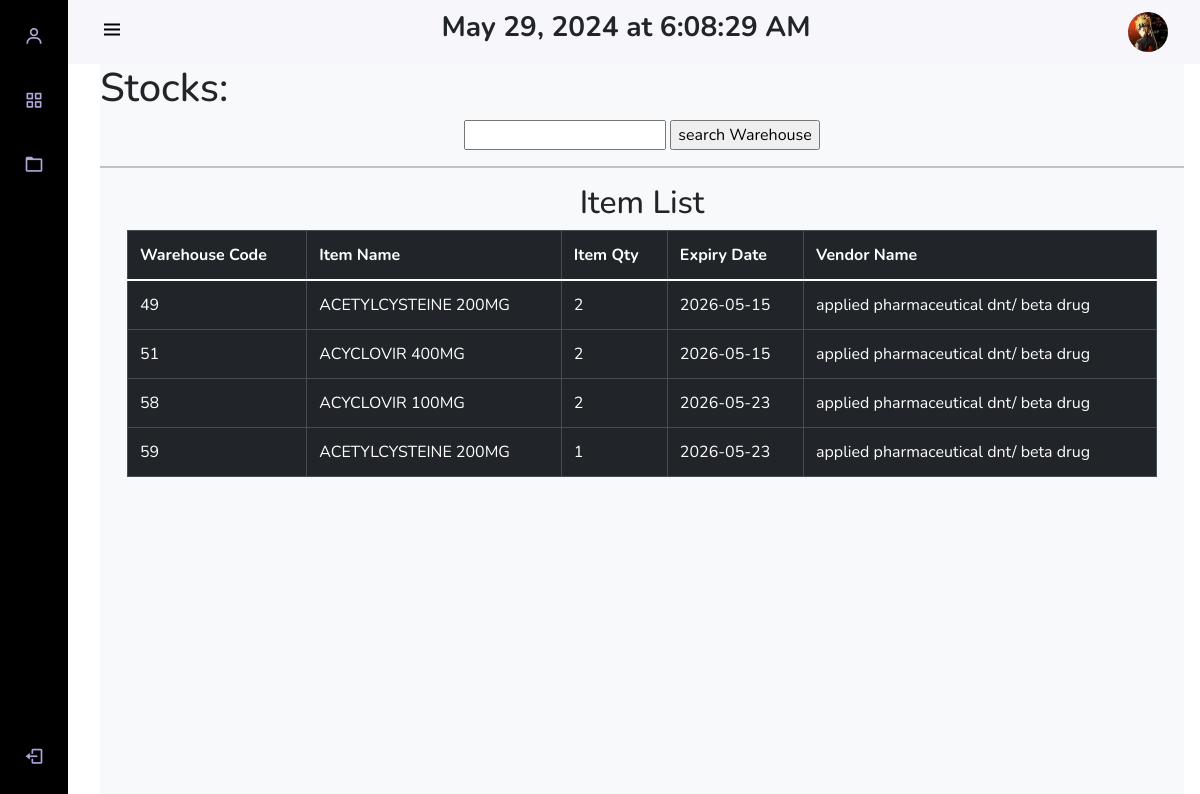
/pages/user/user_rdu_view_stock.php (signed in), run on the app's committed database.
### tables this page shows
CREATE TABLE `accounts` (
  `id` int(11) NOT NULL,
  `username` varchar(50) NOT NULL,
  `password` varchar(256) DEFAULT NULL,
  `email` varchar(100) NOT NULL,
  `role_as` int(11) NOT NULL,
  `picture` varchar(255) DEFAULT NULL
);

CREATE TABLE `warehouse` (
  `warehouse_code` int(11) NOT NULL,
  `item_name` varchar(50) NOT NULL,
  `item_qty` int(11) NOT NULL,
  `expiry_date` date NOT NULL,
  `vendor_name` varchar(255) NOT NULL
);

### pages/user/user_rdu_view_stock.php (the view, shortened to what this page needs)
<?php
include '../../database/config.php';
?>
<!DOCTYPE html>
<html lang="en">
<head>
    <?php include "user_ham.php";?>
    <div class="height-100 bg-light">
<h1>Stocks:</h1>
<center>
<form method='GET' action='user_search_item.php'>
    <input type='text' name='search'>
    <input type='submit' name='submit' value='search Warehouse'>
</form>
</center>
<hr />
  <div class='container'>
            <div class='row'>
<?php
$data= "SELECT * FROM warehouse";
$result = mysqli_query($conn, $data);
if(mysqli_num_rows($result)> 0){
    echo"<h2><center>Item List</center></h2>
    <section class='intro'>
        <div class='gradient-custom-2 h-100'>
            <div class='mask d-flex align-items-center h-100'>
                <div class='container'>
                    <div class='row justify-content-center'>
                        <div class='col-12'>
                            <div class='table-responsive'>
                                <table class='table table-dark table-bordered mb-0'>
                                    <thead>
                                        <tr>
                                            <th scope='col'>Warehouse Code</th>
                                            <th scope='col'>Item Name</th>
                                            <th scope='col'>Item Qty</th>
                                            <th scope='col'>Expiry Date</th>
                                            <th scope='col'>Vendor Name</th>
                                        </tr>
                                    </thead>
                                    <tbody>";
    while($row=mysqli_fetch_assoc($result)){
        $warehouse_code=$row['warehouse_code'];
        $item_name_warehouse=$row['item_name'];
        $item_qty=$row['item_qty'];
        $expiry_date=$row['expiry_date'];
        $vendor_name=$row['vendor_name'];
        echo "<tr>";
                                            echo "<td>" . $warehouse_code. "</td>";
                                            echo "<td>" .$item_name_warehouse . "</td>";
                                            echo "<td>" .$item_qty . "</td>";
                                            echo "<td>" . $expiry_date . "</td>";
                                            echo "<td>" . $vendor_name . "</td>";
                                            echo "</tr>";
    }
    echo"</tbody>
                                </table>
                            </div>
                        </div>
                    </div>
                </div>
            </div>
        </div>
    </section>
    <br/>
        ";
}else{
    echo"Database is EMPTY";
}
?>
                            </div>
                        </div>
                    </div>
    <br/>
</body>
</html>

### pages/user/user_ham.php (shortened to what this page needs)
<?php
include "../../database/config.php";
$usn = $_SESSION['user_name'];
$sql = "SELECT picture FROM accounts WHERE username = '$usn'";
$result = mysqli_query($conn, $sql);
if ($result->num_rows > 0) {
    $row = $result->fetch_assoc();
    $picture_name = $row["picture"];
}
?>
<link rel="stylesheet" href="https://code.jquery.com/ui/1.13.2/themes/base/jquery-ui.css">
<link rel="stylesheet" href="https://cdn.jsdelivr.net/npm/bootstrap@5.0.0-beta1/dist/css/bootstrap.min.css">
<link rel="stylesheet" href="https://cdn.jsdelivr.net/npm/bootstrap@5.0.0-beta1/dist/js/bootstrap.bundle.min.js">
<link rel="stylesheet" href="https://cdnjs.cloudflare.com/ajax/libs/jquery/3.2.1/jquery.min.js">
<link rel="stylesheet" href="https://cdn.jsdelivr.net/npm/boxicons@latest/css/boxicons.min.css">
<link href="https://cdn.jsdelivr.net/npm/select2@4.1.0-rc.0/dist/css/select2.min.css" rel="stylesheet" />
<link rel="stylesheet" href="https://stackpath.bootstrapcdn.com/bootstrap/4.5.2/css/bootstrap.min.css">
<link rel="stylesheet" href="https://cdn.jsdelivr.net/npm/sweetalert2@10">
</head>
<?php
if ($_SESSION['role_as'] == '2') {
    echo "
    <body>
    <body id='body-pd'>
    <header class='header' id='header'>
        <div class='header_toggle'> <i class='bx bx-menu' id='header-toggle' style='color:black !important;'></i> </div>
        <div class='header_time'>
            <h3><b><span id='current_datetime'></span></b></h3>
        </div>
        <div class='header_img'><img src='../../img/$picture_name' alt=''></div>
    </header>
    <div class='l-navbar' id='nav-bar'style = 'background-color:black!important;' >
        <nav class='nav' >
            <div>
                <a href='user_view_profile.php' class='nav_link' title='Profile'> <i class='bx bx-user nav_icon'></i> <span class='nav_name'>View Profile</span> </a>
                <div class='nav_list'>
                    <a href='user_page.php' class='nav_link active' title='Dashboard'> <i class='bx bx-grid-alt nav_icon'></i> <span class='nav_name'>Dashboard</span> </a>
                  <a href='user_frontend_view_transaction.php' class='nav_link' title='Transactions'> <i class='bx bx-folder nav_icon'></i> <span class='nav_name'>View Transactions</span> </a>
            </div>
            </div> <a href='../../actions/logout.php' class='nav_link' title='logOut'> <i class='bx bx-log-out nav_icon'></i> <span class='nav_name'>SignOut</span> </a>
        </nav>
    </div>
    ";
}
?>

### pages/user/user_ham.php (style rules this page uses)
:root { --header-height: 3rem; --nav-width: 68px; --first-color: #4723D9; --first-color-light: #AFA5D9; --white-color: #F7F6FB; --body-font: 'Nunito', sans-serif; --normal-font-size: 1rem; --z-fixed: 100 }
body { position: relative; margin: var(--header-height) 0 0 0; padding: 0 1rem; font-family: var(--body-font); font-size: var(--normal-font-size); transition: .5s }
a { text-decoration: none }
.header { width: 100%; height: var(--header-height); position: fixed; top: 0; left: 0; display: flex; align-items: center; justify-content: space-between; padding: 0 1rem; background-color: var(--white-color); z-index: var(--z-fixed); transition: .5s }
.header_toggle { color: var(--first-color); font-size: 1.5rem; cursor: pointer }
.header_img { width: 35px; height: 35px; display: flex; justify-content: center; border-radius: 50%; overflow: hidden }
.header_img img { width: 40px }
.l-navbar { position: fixed; top: 0; left: -30%; width: var(--nav-width); height: 100vh; background-color: var(--first-color); padding: .5rem 1rem 0 0; transition: .5s; z-index: var(--z-fixed) }
.nav { height: 100%; display: flex; flex-direction: column; justify-content: space-between; overflow: hidden }
.nav_logo, .nav_link { display: grid; grid-template-columns: max-content max-content; align-items: center; column-gap: 1rem; padding: .5rem 0 .5rem 1.5rem }
.nav_link { position: relative; color: var(--first-color-light); margin-bottom: 1.5rem; transition: .3s }
.nav_icon { font-size: 1.25rem }
.height-100 { height: 100vh }
@media screen and (min-width: 768px) { body { margin: calc(var(--header-height) + 1rem) 0 0 0; padding-left: calc(var(--nav-width) + 2rem) } }
@media screen and (min-width: 768px) { .header { height: calc(var(--header-height) + 1rem); padding: 0 2rem 0 calc(var(--nav-width) + 2rem) } }
@media screen and (min-width: 768px) { .header_img { width: 40px; height: 40px } }
@media screen and (min-width: 768px) { .header_img img { width: 45px } }
@media screen and (min-width: 768px) { .l-navbar { left: 0; padding: 1rem 1rem 0 0 } }

### data on the page
accounts: picture (picture)
warehouse: warehouse_code "49", item_name "ACETYLCYSTEINE 200MG", item_qty "2", expiry_date "2026-05-15", vendor_name "applied pharmaceutical dnt/ beta drug"
warehouse: warehouse_code "51", item_name "ACYCLOVIR 400MG", item_qty "2", expiry_date "2026-05-15", vendor_name "applied pharmaceutical dnt/ beta drug"
warehouse: warehouse_code "58", item_name "ACYCLOVIR 100MG", item_qty "2", expiry_date "2026-05-23", vendor_name "applied pharmaceutical dnt/ beta drug"
warehouse: warehouse_code "59", item_name "ACETYLCYSTEINE 200MG", item_qty "1", expiry_date "2026-05-23", vendor_name "applied pharmaceutical dnt/ beta drug"
